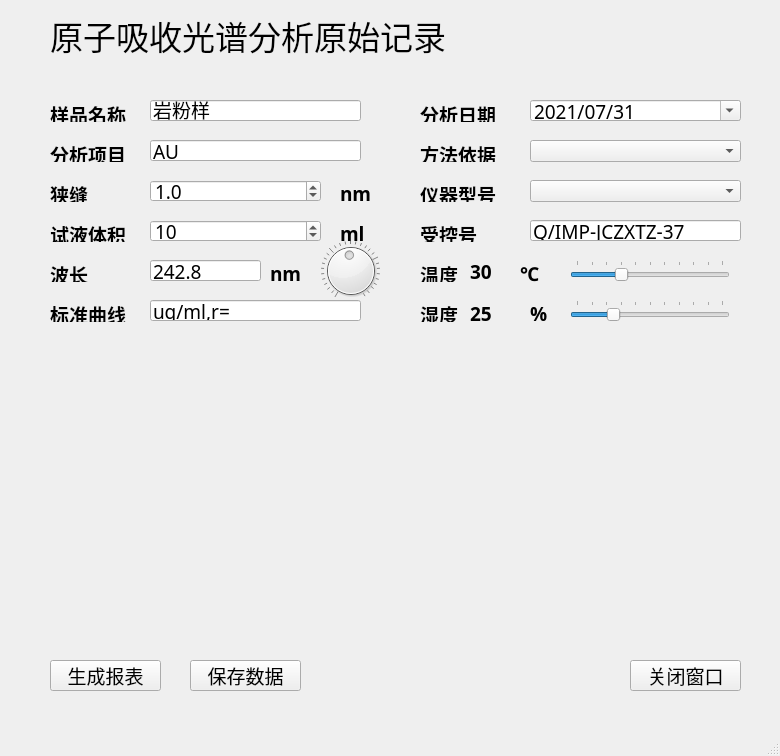
<?xml version="1.0" encoding="UTF-8"?>
<ui version="4.0">
 <class>MainWindow</class>
 <widget class="QMainWindow" name="MainWindow">
  <property name="geometry">
   <rect>
    <x>0</x>
    <y>0</y>
    <width>780</width>
    <height>756</height>
   </rect>
  </property>
  <property name="sizePolicy">
   <sizepolicy hsizetype="Fixed" vsizetype="Minimum">
    <horstretch>0</horstretch>
    <verstretch>0</verstretch>
   </sizepolicy>
  </property>
  <property name="windowTitle">
   <string>MainWindow</string>
  </property>
  <widget class="QWidget" name="centralwidget">
   <widget class="QLabel" name="label">
    <property name="enabled">
     <bool>true</bool>
    </property>
    <property name="geometry">
     <rect>
      <x>50</x>
      <y>10</y>
      <width>411</width>
      <height>51</height>
     </rect>
    </property>
    <property name="font">
     <font>
      <family>微软雅黑</family>
      <pointsize>25</pointsize>
      <weight>50</weight>
      <bold>false</bold>
      <underline>false</underline>
      <strikeout>false</strikeout>
     </font>
    </property>
    <property name="text">
     <string>原子吸收光谱分析原始记录</string>
    </property>
    <property name="textFormat">
     <enum>Qt::RichText</enum>
    </property>
    <property name="wordWrap">
     <bool>false</bool>
    </property>
   </widget>
   <widget class="QLabel" name="label_2">
    <property name="enabled">
     <bool>true</bool>
    </property>
    <property name="geometry">
     <rect>
      <x>50</x>
      <y>100</y>
      <width>80</width>
      <height>22</height>
     </rect>
    </property>
    <property name="font">
     <font>
      <family>宋体</family>
      <pointsize>14</pointsize>
      <weight>75</weight>
      <bold>true</bold>
      <underline>false</underline>
      <strikeout>false</strikeout>
     </font>
    </property>
    <property name="text">
     <string>样品名称</string>
    </property>
    <property name="textFormat">
     <enum>Qt::RichText</enum>
    </property>
    <property name="wordWrap">
     <bool>false</bool>
    </property>
   </widget>
   <widget class="QLabel" name="label_3">
    <property name="enabled">
     <bool>true</bool>
    </property>
    <property name="geometry">
     <rect>
      <x>50</x>
      <y>140</y>
      <width>80</width>
      <height>22</height>
     </rect>
    </property>
    <property name="font">
     <font>
      <family>宋体</family>
      <pointsize>14</pointsize>
      <weight>75</weight>
      <bold>true</bold>
      <underline>false</underline>
      <strikeout>false</strikeout>
     </font>
    </property>
    <property name="text">
     <string>分析项目</string>
    </property>
    <property name="textFormat">
     <enum>Qt::RichText</enum>
    </property>
    <property name="wordWrap">
     <bool>false</bool>
    </property>
   </widget>
   <widget class="QLabel" name="label_4">
    <property name="enabled">
     <bool>true</bool>
    </property>
    <property name="geometry">
     <rect>
      <x>50</x>
      <y>180</y>
      <width>40</width>
      <height>22</height>
     </rect>
    </property>
    <property name="font">
     <font>
      <family>宋体</family>
      <pointsize>14</pointsize>
      <weight>75</weight>
      <bold>true</bold>
      <underline>false</underline>
      <strikeout>false</strikeout>
     </font>
    </property>
    <property name="text">
     <string>狭缝</string>
    </property>
    <property name="textFormat">
     <enum>Qt::RichText</enum>
    </property>
    <property name="wordWrap">
     <bool>false</bool>
    </property>
   </widget>
   <widget class="QLabel" name="label_5">
    <property name="enabled">
     <bool>true</bool>
    </property>
    <property name="geometry">
     <rect>
      <x>50</x>
      <y>220</y>
      <width>80</width>
      <height>22</height>
     </rect>
    </property>
    <property name="font">
     <font>
      <family>宋体</family>
      <pointsize>14</pointsize>
      <weight>75</weight>
      <bold>true</bold>
      <underline>false</underline>
      <strikeout>false</strikeout>
     </font>
    </property>
    <property name="text">
     <string>试液体积</string>
    </property>
    <property name="textFormat">
     <enum>Qt::RichText</enum>
    </property>
    <property name="wordWrap">
     <bool>false</bool>
    </property>
   </widget>
   <widget class="QLabel" name="label_6">
    <property name="enabled">
     <bool>true</bool>
    </property>
    <property name="geometry">
     <rect>
      <x>50</x>
      <y>260</y>
      <width>40</width>
      <height>22</height>
     </rect>
    </property>
    <property name="font">
     <font>
      <family>宋体</family>
      <pointsize>14</pointsize>
      <weight>75</weight>
      <bold>true</bold>
      <underline>false</underline>
      <strikeout>false</strikeout>
     </font>
    </property>
    <property name="text">
     <string>波长</string>
    </property>
    <property name="textFormat">
     <enum>Qt::RichText</enum>
    </property>
    <property name="wordWrap">
     <bool>false</bool>
    </property>
   </widget>
   <widget class="QLabel" name="label_7">
    <property name="enabled">
     <bool>true</bool>
    </property>
    <property name="geometry">
     <rect>
      <x>50</x>
      <y>300</y>
      <width>80</width>
      <height>22</height>
     </rect>
    </property>
    <property name="font">
     <font>
      <family>宋体</family>
      <pointsize>14</pointsize>
      <weight>75</weight>
      <bold>true</bold>
      <underline>false</underline>
      <strikeout>false</strikeout>
     </font>
    </property>
    <property name="text">
     <string>标准曲线</string>
    </property>
    <property name="textFormat">
     <enum>Qt::RichText</enum>
    </property>
    <property name="wordWrap">
     <bool>false</bool>
    </property>
   </widget>
   <widget class="QLabel" name="label_8">
    <property name="enabled">
     <bool>true</bool>
    </property>
    <property name="geometry">
     <rect>
      <x>420</x>
      <y>100</y>
      <width>80</width>
      <height>22</height>
     </rect>
    </property>
    <property name="font">
     <font>
      <family>宋体</family>
      <pointsize>14</pointsize>
      <weight>75</weight>
      <bold>true</bold>
      <underline>false</underline>
      <strikeout>false</strikeout>
     </font>
    </property>
    <property name="text">
     <string>分析日期</string>
    </property>
    <property name="textFormat">
     <enum>Qt::RichText</enum>
    </property>
    <property name="wordWrap">
     <bool>false</bool>
    </property>
   </widget>
   <widget class="QLabel" name="label_9">
    <property name="enabled">
     <bool>true</bool>
    </property>
    <property name="geometry">
     <rect>
      <x>420</x>
      <y>140</y>
      <width>80</width>
      <height>22</height>
     </rect>
    </property>
    <property name="font">
     <font>
      <family>宋体</family>
      <pointsize>14</pointsize>
      <weight>75</weight>
      <bold>true</bold>
      <underline>false</underline>
      <strikeout>false</strikeout>
     </font>
    </property>
    <property name="text">
     <string>方法依据</string>
    </property>
    <property name="textFormat">
     <enum>Qt::RichText</enum>
    </property>
    <property name="wordWrap">
     <bool>false</bool>
    </property>
   </widget>
   <widget class="QLabel" name="label_10">
    <property name="enabled">
     <bool>true</bool>
    </property>
    <property name="geometry">
     <rect>
      <x>420</x>
      <y>180</y>
      <width>80</width>
      <height>22</height>
     </rect>
    </property>
    <property name="font">
     <font>
      <family>宋体</family>
      <pointsize>14</pointsize>
      <weight>75</weight>
      <bold>true</bold>
      <underline>false</underline>
      <strikeout>false</strikeout>
     </font>
    </property>
    <property name="text">
     <string>仪器型号</string>
    </property>
    <property name="textFormat">
     <enum>Qt::RichText</enum>
    </property>
    <property name="wordWrap">
     <bool>false</bool>
    </property>
   </widget>
   <widget class="QLabel" name="label_11">
    <property name="enabled">
     <bool>true</bool>
    </property>
    <property name="geometry">
     <rect>
      <x>420</x>
      <y>220</y>
      <width>60</width>
      <height>22</height>
     </rect>
    </property>
    <property name="font">
     <font>
      <family>宋体</family>
      <pointsize>14</pointsize>
      <weight>75</weight>
      <bold>true</bold>
      <underline>false</underline>
      <strikeout>false</strikeout>
     </font>
    </property>
    <property name="text">
     <string>受控号</string>
    </property>
    <property name="textFormat">
     <enum>Qt::RichText</enum>
    </property>
    <property name="wordWrap">
     <bool>false</bool>
    </property>
   </widget>
   <widget class="QLabel" name="label_12">
    <property name="enabled">
     <bool>true</bool>
    </property>
    <property name="geometry">
     <rect>
      <x>420</x>
      <y>260</y>
      <width>40</width>
      <height>22</height>
     </rect>
    </property>
    <property name="font">
     <font>
      <family>宋体</family>
      <pointsize>14</pointsize>
      <weight>75</weight>
      <bold>true</bold>
      <underline>false</underline>
      <strikeout>false</strikeout>
     </font>
    </property>
    <property name="text">
     <string>温度</string>
    </property>
    <property name="textFormat">
     <enum>Qt::RichText</enum>
    </property>
    <property name="wordWrap">
     <bool>false</bool>
    </property>
   </widget>
   <widget class="QLabel" name="label_13">
    <property name="enabled">
     <bool>true</bool>
    </property>
    <property name="geometry">
     <rect>
      <x>420</x>
      <y>300</y>
      <width>40</width>
      <height>22</height>
     </rect>
    </property>
    <property name="font">
     <font>
      <family>宋体</family>
      <pointsize>14</pointsize>
      <weight>75</weight>
      <bold>true</bold>
      <underline>false</underline>
      <strikeout>false</strikeout>
     </font>
    </property>
    <property name="text">
     <string>湿度</string>
    </property>
    <property name="textFormat">
     <enum>Qt::RichText</enum>
    </property>
    <property name="wordWrap">
     <bool>false</bool>
    </property>
   </widget>
   <widget class="QSlider" name="temperature_slider">
    <property name="geometry">
     <rect>
      <x>570</x>
      <y>260</y>
      <width>160</width>
      <height>22</height>
     </rect>
    </property>
    <property name="maximum">
     <number>100</number>
    </property>
    <property name="value">
     <number>30</number>
    </property>
    <property name="orientation">
     <enum>Qt::Horizontal</enum>
    </property>
    <property name="tickPosition">
     <enum>QSlider::TicksAbove</enum>
    </property>
    <property name="tickInterval">
     <number>0</number>
    </property>
   </widget>
   <widget class="QSlider" name="humidity_slider">
    <property name="geometry">
     <rect>
      <x>570</x>
      <y>300</y>
      <width>160</width>
      <height>22</height>
     </rect>
    </property>
    <property name="maximum">
     <number>100</number>
    </property>
    <property name="value">
     <number>25</number>
    </property>
    <property name="orientation">
     <enum>Qt::Horizontal</enum>
    </property>
    <property name="tickPosition">
     <enum>QSlider::TicksAbove</enum>
    </property>
   </widget>
   <widget class="QDateEdit" name="currentdate">
    <property name="geometry">
     <rect>
      <x>530</x>
      <y>100</y>
      <width>211</width>
      <height>21</height>
     </rect>
    </property>
    <property name="font">
     <font>
      <family>宋体</family>
      <pointsize>14</pointsize>
     </font>
    </property>
    <property name="dateTime">
     <datetime>
      <hour>0</hour>
      <minute>0</minute>
      <second>0</second>
      <year>2021</year>
      <month>7</month>
      <day>31</day>
     </datetime>
    </property>
    <property name="currentSection">
     <enum>QDateTimeEdit::YearSection</enum>
    </property>
    <property name="displayFormat">
     <string>yyyy/MM/dd</string>
    </property>
    <property name="calendarPopup">
     <bool>true</bool>
    </property>
   </widget>
   <widget class="QLabel" name="label_14">
    <property name="enabled">
     <bool>true</bool>
    </property>
    <property name="geometry">
     <rect>
      <x>520</x>
      <y>260</y>
      <width>40</width>
      <height>22</height>
     </rect>
    </property>
    <property name="font">
     <font>
      <family>宋体</family>
      <pointsize>14</pointsize>
      <weight>75</weight>
      <bold>true</bold>
      <underline>false</underline>
      <strikeout>false</strikeout>
     </font>
    </property>
    <property name="text">
     <string>℃</string>
    </property>
    <property name="textFormat">
     <enum>Qt::RichText</enum>
    </property>
    <property name="wordWrap">
     <bool>false</bool>
    </property>
   </widget>
   <widget class="QLabel" name="label_15">
    <property name="enabled">
     <bool>true</bool>
    </property>
    <property name="geometry">
     <rect>
      <x>530</x>
      <y>300</y>
      <width>40</width>
      <height>22</height>
     </rect>
    </property>
    <property name="font">
     <font>
      <family>宋体</family>
      <pointsize>14</pointsize>
      <weight>75</weight>
      <bold>true</bold>
      <underline>false</underline>
      <strikeout>false</strikeout>
     </font>
    </property>
    <property name="text">
     <string>%</string>
    </property>
    <property name="textFormat">
     <enum>Qt::RichText</enum>
    </property>
    <property name="wordWrap">
     <bool>false</bool>
    </property>
   </widget>
   <widget class="QWidget" name="verticalLayoutWidget">
    <property name="geometry">
     <rect>
      <x>50</x>
      <y>350</y>
      <width>691</width>
      <height>291</height>
     </rect>
    </property>
    <layout class="QVBoxLayout" name="verticalLayout"/>
   </widget>
   <widget class="QLabel" name="temperature">
    <property name="enabled">
     <bool>true</bool>
    </property>
    <property name="geometry">
     <rect>
      <x>470</x>
      <y>260</y>
      <width>51</width>
      <height>22</height>
     </rect>
    </property>
    <property name="font">
     <font>
      <family>宋体</family>
      <pointsize>14</pointsize>
      <weight>75</weight>
      <bold>true</bold>
      <underline>false</underline>
      <strikeout>false</strikeout>
     </font>
    </property>
    <property name="frameShape">
     <enum>QFrame::NoFrame</enum>
    </property>
    <property name="text">
     <string>30</string>
    </property>
    <property name="textFormat">
     <enum>Qt::PlainText</enum>
    </property>
    <property name="wordWrap">
     <bool>false</bool>
    </property>
   </widget>
   <widget class="QLabel" name="humidity">
    <property name="enabled">
     <bool>true</bool>
    </property>
    <property name="geometry">
     <rect>
      <x>470</x>
      <y>300</y>
      <width>51</width>
      <height>22</height>
     </rect>
    </property>
    <property name="font">
     <font>
      <family>宋体</family>
      <pointsize>14</pointsize>
      <weight>75</weight>
      <bold>true</bold>
      <underline>false</underline>
      <strikeout>false</strikeout>
     </font>
    </property>
    <property name="text">
     <string>25</string>
    </property>
    <property name="textFormat">
     <enum>Qt::RichText</enum>
    </property>
    <property name="wordWrap">
     <bool>false</bool>
    </property>
   </widget>
   <widget class="QLineEdit" name="sample_name">
    <property name="geometry">
     <rect>
      <x>150</x>
      <y>100</y>
      <width>211</width>
      <height>21</height>
     </rect>
    </property>
    <property name="font">
     <font>
      <family>宋体</family>
      <pointsize>14</pointsize>
     </font>
    </property>
    <property name="text">
     <string>岩粉样</string>
    </property>
   </widget>
   <widget class="QLineEdit" name="object_name">
    <property name="geometry">
     <rect>
      <x>150</x>
      <y>140</y>
      <width>211</width>
      <height>21</height>
     </rect>
    </property>
    <property name="font">
     <font>
      <family>宋体</family>
      <pointsize>14</pointsize>
     </font>
    </property>
    <property name="text">
     <string>AU</string>
    </property>
   </widget>
   <widget class="QLineEdit" name="wavelength">
    <property name="geometry">
     <rect>
      <x>150</x>
      <y>260</y>
      <width>111</width>
      <height>21</height>
     </rect>
    </property>
    <property name="font">
     <font>
      <family>宋体</family>
      <pointsize>14</pointsize>
     </font>
    </property>
    <property name="text">
     <string>242.8</string>
    </property>
    <property name="echoMode">
     <enum>QLineEdit::Normal</enum>
    </property>
   </widget>
   <widget class="QLineEdit" name="curve">
    <property name="geometry">
     <rect>
      <x>150</x>
      <y>300</y>
      <width>211</width>
      <height>21</height>
     </rect>
    </property>
    <property name="font">
     <font>
      <family>宋体</family>
      <pointsize>14</pointsize>
     </font>
    </property>
    <property name="text">
     <string>ug/ml,r=</string>
    </property>
   </widget>
   <widget class="QLineEdit" name="num_control">
    <property name="geometry">
     <rect>
      <x>530</x>
      <y>220</y>
      <width>211</width>
      <height>21</height>
     </rect>
    </property>
    <property name="font">
     <font>
      <family>宋体</family>
      <pointsize>14</pointsize>
     </font>
    </property>
    <property name="text">
     <string>Q/IMP-JCZXTZ-37</string>
    </property>
   </widget>
   <widget class="QPushButton" name="report_pb">
    <property name="geometry">
     <rect>
      <x>50</x>
      <y>660</y>
      <width>111</width>
      <height>31</height>
     </rect>
    </property>
    <property name="font">
     <font>
      <family>Agency FB</family>
      <pointsize>14</pointsize>
      <weight>50</weight>
      <italic>false</italic>
      <bold>false</bold>
      <strikeout>false</strikeout>
      <stylestrategy>PreferDefault</stylestrategy>
     </font>
    </property>
    <property name="cursor">
     <cursorShape>PointingHandCursor</cursorShape>
    </property>
    <property name="autoFillBackground">
     <bool>false</bool>
    </property>
    <property name="text">
     <string>生成报表</string>
    </property>
   </widget>
   <widget class="QPushButton" name="save_pb">
    <property name="geometry">
     <rect>
      <x>190</x>
      <y>660</y>
      <width>111</width>
      <height>31</height>
     </rect>
    </property>
    <property name="font">
     <font>
      <family>Agency FB</family>
      <pointsize>14</pointsize>
     </font>
    </property>
    <property name="text">
     <string>保存数据</string>
    </property>
   </widget>
   <widget class="QPushButton" name="close_pb">
    <property name="geometry">
     <rect>
      <x>630</x>
      <y>660</y>
      <width>111</width>
      <height>31</height>
     </rect>
    </property>
    <property name="font">
     <font>
      <family>Agency FB</family>
      <pointsize>14</pointsize>
     </font>
    </property>
    <property name="text">
     <string>关闭窗口</string>
    </property>
   </widget>
   <widget class="QDial" name="wavelength_dial">
    <property name="geometry">
     <rect>
      <x>320</x>
      <y>230</y>
      <width>61</width>
      <height>81</height>
     </rect>
    </property>
    <property name="maximum">
     <number>5000</number>
    </property>
    <property name="value">
     <number>2428</number>
    </property>
    <property name="wrapping">
     <bool>false</bool>
    </property>
    <property name="notchTarget">
     <double>37.000000000000000</double>
    </property>
    <property name="notchesVisible">
     <bool>true</bool>
    </property>
   </widget>
   <widget class="QLabel" name="label_18">
    <property name="enabled">
     <bool>true</bool>
    </property>
    <property name="geometry">
     <rect>
      <x>270</x>
      <y>260</y>
      <width>40</width>
      <height>22</height>
     </rect>
    </property>
    <property name="font">
     <font>
      <family>宋体</family>
      <pointsize>14</pointsize>
      <weight>75</weight>
      <bold>true</bold>
      <underline>false</underline>
      <strikeout>false</strikeout>
     </font>
    </property>
    <property name="text">
     <string>nm</string>
    </property>
    <property name="textFormat">
     <enum>Qt::RichText</enum>
    </property>
    <property name="wordWrap">
     <bool>false</bool>
    </property>
   </widget>
   <widget class="QLabel" name="label_19">
    <property name="enabled">
     <bool>true</bool>
    </property>
    <property name="geometry">
     <rect>
      <x>340</x>
      <y>220</y>
      <width>40</width>
      <height>22</height>
     </rect>
    </property>
    <property name="font">
     <font>
      <family>宋体</family>
      <pointsize>14</pointsize>
      <weight>75</weight>
      <bold>true</bold>
      <underline>false</underline>
      <strikeout>false</strikeout>
     </font>
    </property>
    <property name="text">
     <string>ml</string>
    </property>
    <property name="textFormat">
     <enum>Qt::RichText</enum>
    </property>
    <property name="wordWrap">
     <bool>false</bool>
    </property>
   </widget>
   <widget class="QLabel" name="label_20">
    <property name="enabled">
     <bool>true</bool>
    </property>
    <property name="geometry">
     <rect>
      <x>340</x>
      <y>180</y>
      <width>40</width>
      <height>22</height>
     </rect>
    </property>
    <property name="font">
     <font>
      <family>宋体</family>
      <pointsize>14</pointsize>
      <weight>75</weight>
      <bold>true</bold>
      <underline>false</underline>
      <strikeout>false</strikeout>
     </font>
    </property>
    <property name="text">
     <string>nm</string>
    </property>
    <property name="textFormat">
     <enum>Qt::RichText</enum>
    </property>
    <property name="wordWrap">
     <bool>false</bool>
    </property>
   </widget>
   <widget class="QComboBox" name="method_combobox">
    <property name="geometry">
     <rect>
      <x>530</x>
      <y>140</y>
      <width>211</width>
      <height>22</height>
     </rect>
    </property>
    <property name="font">
     <font>
      <family>宋体</family>
      <pointsize>14</pointsize>
     </font>
    </property>
    <property name="editable">
     <bool>false</bool>
    </property>
    <property name="currentIndex">
     <number>-1</number>
    </property>
   </widget>
   <widget class="QSpinBox" name="volumn">
    <property name="geometry">
     <rect>
      <x>150</x>
      <y>220</y>
      <width>171</width>
      <height>22</height>
     </rect>
    </property>
    <property name="font">
     <font>
      <family>宋体</family>
      <pointsize>14</pointsize>
     </font>
    </property>
    <property name="value">
     <number>10</number>
    </property>
   </widget>
   <widget class="QDoubleSpinBox" name="slit">
    <property name="geometry">
     <rect>
      <x>150</x>
      <y>180</y>
      <width>171</width>
      <height>22</height>
     </rect>
    </property>
    <property name="font">
     <font>
      <family>宋体</family>
      <pointsize>14</pointsize>
     </font>
    </property>
    <property name="decimals">
     <number>1</number>
    </property>
    <property name="singleStep">
     <double>0.100000000000000</double>
    </property>
    <property name="value">
     <double>1.000000000000000</double>
    </property>
   </widget>
   <widget class="QComboBox" name="type_combobox">
    <property name="geometry">
     <rect>
      <x>530</x>
      <y>180</y>
      <width>211</width>
      <height>22</height>
     </rect>
    </property>
    <property name="font">
     <font>
      <family>宋体</family>
      <pointsize>14</pointsize>
     </font>
    </property>
    <property name="editable">
     <bool>false</bool>
    </property>
   </widget>
  </widget>
  <widget class="QMenuBar" name="menubar">
   <property name="geometry">
    <rect>
     <x>0</x>
     <y>0</y>
     <width>780</width>
     <height>23</height>
    </rect>
   </property>
  </widget>
  <widget class="QStatusBar" name="statusbar"/>
 </widget>
 <resources/>
 <connections/>
</ui>
